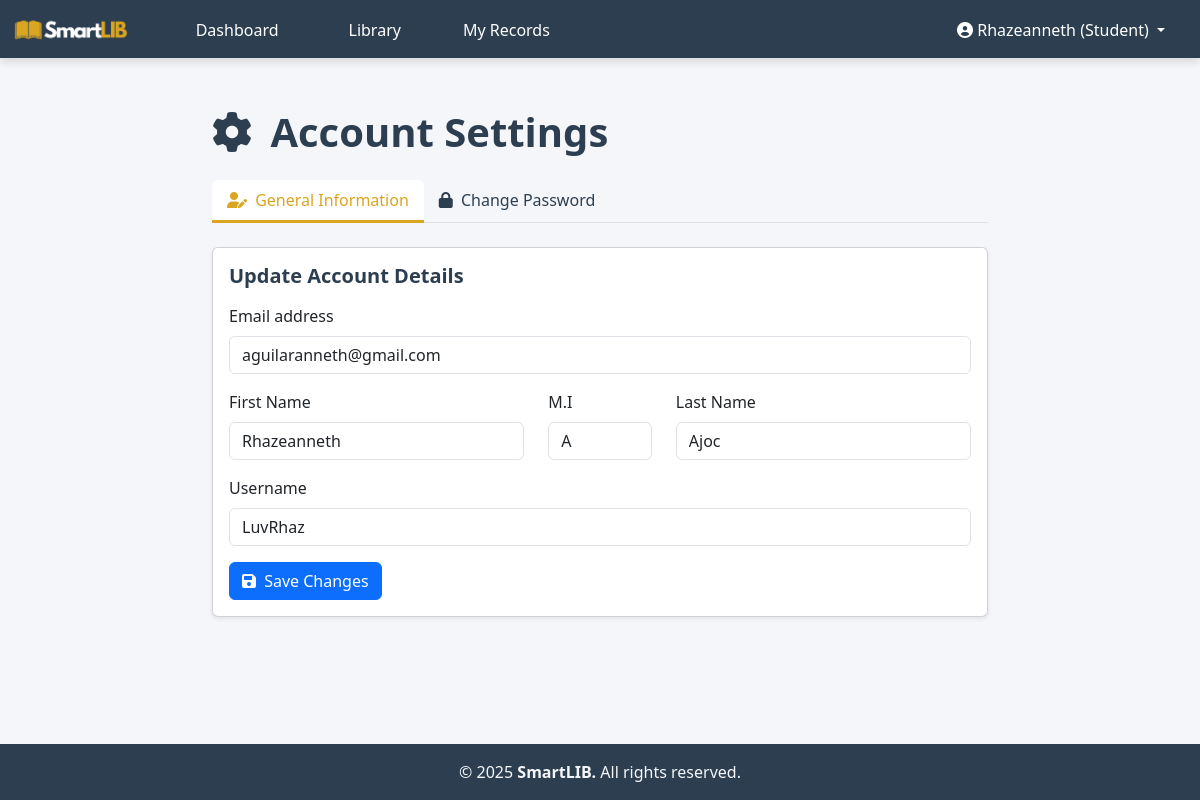
Page /views/student/student_setting.php (signed in) on the committed database.
### tables this page shows
CREATE TABLE `users` (
  `user_id` int(10) UNSIGNED NOT NULL,
  `firstname` varchar(50) NOT NULL,
  `midint` char(1) DEFAULT NULL,
  `lastname` varchar(50) NOT NULL,
  `email` varchar(255) NOT NULL,
  `username` varchar(50) NOT NULL,
  `password` varchar(255) NOT NULL,
  `role` enum('student','teacher','librarian','staff') NOT NULL DEFAULT 'student',
  `clearance_status` enum('cleared','barred') NOT NULL DEFAULT 'cleared',
  `status` enum('inactive','active','suspended') DEFAULT 'inactive',
  `remember_token` varchar(100) DEFAULT NULL,
  `password_reset_token` varchar(100) DEFAULT NULL,
  `password_reset_expires` datetime DEFAULT NULL,
  `created_at` timestamp NOT NULL DEFAULT current_timestamp(),
  `updated_at` timestamp NOT NULL DEFAULT current_timestamp() ON UPDATE current_timestamp()
);

### config/Database.php (called while the page is built, shortened)
<?php
class Database {
    private $host = "localhost";
    private $username = "root";
    private $password = "";
    private $database = "library_system";
    private $conn;
    private function connect() {
        $this->conn = new mysqli($this->host, $this->username, $this->password, $this->database);
    }
    public function getConnection() {
        return $this->conn;
    }
}
?>

### models/AuthModel.php (called while the page is built, shortened)
<?php
require_once __DIR__ . '/../config/Database.php';
class AuthModel {
    private $conn;
    public function __construct() {
        $this->db = new Database();
        $this->conn = $this->db->getConnection();
    }
    public function getUserById(int $userId) {
        $query = "SELECT user_id, firstname, midint, lastname, email, username, role, created_at
                FROM users
                WHERE user_id = ? LIMIT 1";
        $stmt = $this->conn->prepare($query);
        $stmt->bind_param("i", $userId);
        $stmt->execute();
        $result = $stmt->get_result()->fetch_assoc();
        return $result;
    }
}
?>

### views/modals/setting.php (the view, shortened to what this page needs)
<div class="container settings-container">
    <div class="row">
        <div class="col-12">
            <h1 class="mb-4"><i class="fas fa-cog me-2"></i> Account Settings</h1>
        </div>
    </div>
    <ul class="nav nav-tabs mb-4" id="settingsTab" role="tablist">
        <li class="nav-item" role="presentation">
            <button class="nav-link active" id="general-tab" data-bs-toggle="tab" data-bs-target="#general" type="button" role="tab">
                <i class="fas fa-user-edit me-1"></i> General Information
            </button>
        </li>
        <li class="nav-item" role="presentation">
            <button class="nav-link" id="password-tab" data-bs-toggle="tab" data-bs-target="#password" type="button" role="tab">
                <i class="fas fa-lock me-1"></i> Change Password
            </button>
        </li>
    </ul>
    <div class="tab-content" id="settingsTabContent">
        <div class="tab-pane fade show active" id="general" role="tabpanel" aria-labelledby="general-tab">
            <div class="card shadow-sm">
                <div class="card-body">
                    <h5 class="card-title fw-bold mb-3">Update Account Details</h5>
                    <form action="<?= $root_path ?>controllers/AuthController.php?action=update_profile" method="POST">
                        <div class="mb-3">
                            <label for="inputEmail" class="form-label">Email address</label>
                            <input type="email" class="form-control" id="inputEmail" name="email" value="<?= htmlspecialchars($user['email']) ?>" required>
                        </div>
                        <div class="row">
                            <div class="col-md-5 mb-3">
                                <label for="inputFirstName" class="form-label">First Name</label>
                                <input type="text" class="form-control" id="inputFirstName" name="firstname" value="<?= htmlspecialchars($user['firstname']) ?>" required>
                            </div>
                             <div class="col-md-2 mb-3">
                                <label for="inputMidInt" class="form-label">M.I</label>
                                <input type="text" class="form-control" id="inputMidInt" name="midint" value="<?= htmlspecialchars($user['midint']) ?>" required>
                            </div>
                            <div class="col-md-5 mb-3">
                                <label for="inputLastName" class="form-label">Last Name</label>
                                <input type="text" class="form-control" id="inputLastName" name="lastname" value="<?= htmlspecialchars($user['lastname']) ?>" required>
                            </div>
                        </div>
                        <div class="mb-3">
                             <label for="inputUsername" class="form-label">Username</label>
                            <input type="text" class="form-control" id="inputUsername" name="username" value="<?= htmlspecialchars($user['username']) ?>" required>
                        </div>
                        <button type="submit" class="btn btn-primary"><i class="fas fa-save me-1"></i> Save Changes</button>
                    </form>
                </div>
            </div>
        </div>
    </div>
</div>

### assets/student.css (style rules this page uses)
:root { --color-primary-base: #F4F6F9; --color-secondary-base: #FFFFFF; --color-primary-text: #2C3E50; --color-accent-pop: #DAA520; --color-subtle-highlight: #DCDCDC; }
.nav-tabs .nav-link { color: var(--color-primary-text); font-weight: 500; border: none; padding: 8px 15px; transition: color 0.3s; }
.nav-tabs .nav-link.active { background-color: var(--color-secondary-base); color: var(--color-accent-pop); border-bottom: 3px solid var(--color-accent-pop) !important; border-top: none; border-left: none; border-right: none; }
body.dashboard-body { display: flex; flex-direction: column; min-height: 100vh; }
.dashboard-body { background-color: var(--color-primary-base); }
.dashboard-body h1, h2 { color: var(--color-primary-text) !important; font-weight: 700; }
.card-title, .text-xs { color: var(--color-primary-text) !important; }

### views/student/student_setting.php (style rules this page uses)
.settings-container { max-width: 800px; margin-top: 50px; }

### rows in the picture
users: email "aguilaranneth@gmail.com", firstname "Rhazeanneth", midint "A", lastname "Ajoc", username "LuvRhaz"

### other values in the picture
$current_username "Rhazeanneth"
$current_role "Student"
